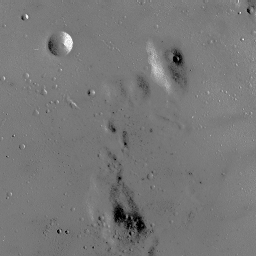
%> input picture Histogram Equalization/image/moon.bmp, 256 x 256 px
$ octave --eval "result = HistoEqualization(imread('../image/moon.bmp'));"   (GNU Octave 9; MATLAB toolbox functions it lacks are replaced by stand-ins)
%> lines starting %> are read from the running program, lines starting %| are printed output that depends on the picture
function[output_img]=HistoEqualization(input_img)
    dis=rgb2gray(input_img);
    figure(1)
    imshow(dis);
    h=zeros(1,256);
    length=size(dis);
%> length = [256 256]
    for u=1:length(1)
        for v=1:length(2)
            h(1,dis(u,v)+1)=h(1,dis(u,v)+1)+1;
        end
    end
%> after the loop, h = 256 values, max 5145 at index 121, min 0 at index 2, mean 256
% test=h(1,5)
% hhh = histogram(dis);
    x=1:1:256;

    p_h=zeros(1,256);
    for i=1:256
        p_h(1,i)=h(1,i)/(256^2);
    end
%> after the loop, p_h = 256 values, max 0.0785 at index 121, min 0 at index 2, mean 0.00391
    Tr=zeros(1,256);
    % new T(r)
    for i=1:256
        Tr(1,i)=round(sum(p_h(1:i))*256);
    end
%> after the loop, Tr = 256 values from 0 to 256

    hh=zeros(1,256);
    for i=1:256
        if Tr(1,i)==0
            hh(1,Tr(1,i)+1)=h(1,i);
        end
        if Tr(1,i)>0
            hh(1,Tr(1,i))=h(1,i);
        end
    end
%> after the loop, hh = 256 values, max 5145 at index 125, min 0 at index 18, mean 240.9
    figure(2)
    bar(x,h);
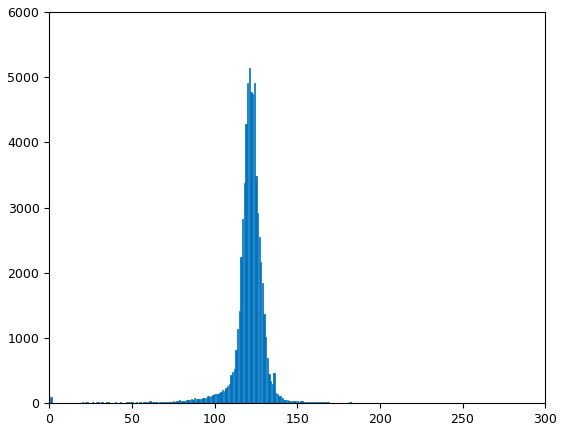
%> figure redrawn from the program's plot data; tallest bar 5145 high, from x = 120.6 to 121.4
    figure(3)
%     bar(x,Tr)
    plot(x,Tr)
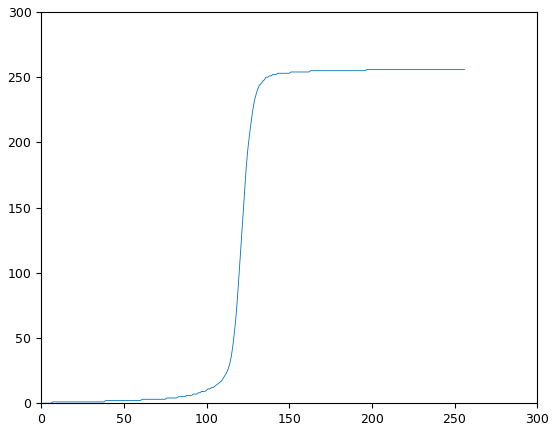
%> figure redrawn from the program's plot data; curve peaks at x = 197, y = 256
    figure(4)
    bar(x,hh)
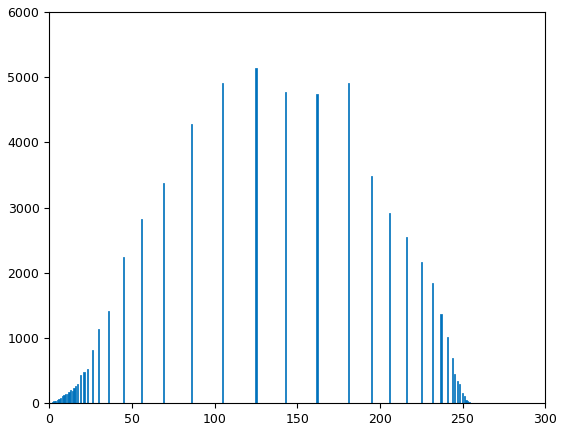
%> figure redrawn from the program's plot data; tallest bar 5145 high, from x = 124.6 to 125.4
    output_img=zeros(256,256);
    for u=1:256
        for v=1:256
            ori_gray=dis(u,v)+1;
            output_img(u,v)=Tr(1,ori_gray);

        end
    end
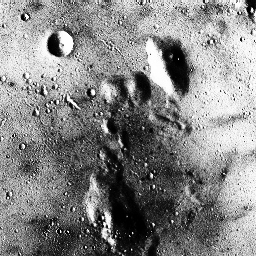
%> output_img: size 256x256 double; min 0, max 256, mean 134.3; drawn with min black and max white
    output_img=uint8(output_img);
%> output_img: size 256x256 uint8
%> `result = HistoEqualization(imread('../image/moon.bmp'));`:
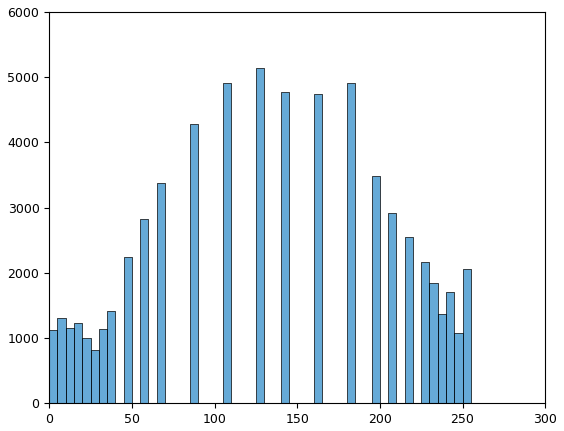
%> figure redrawn from the program's plot data; tallest bar 5145 high, from x = 125 to 130
    figure(5)
    imshow(output_img)
    figure(6)
    histogram(output_img)
end
